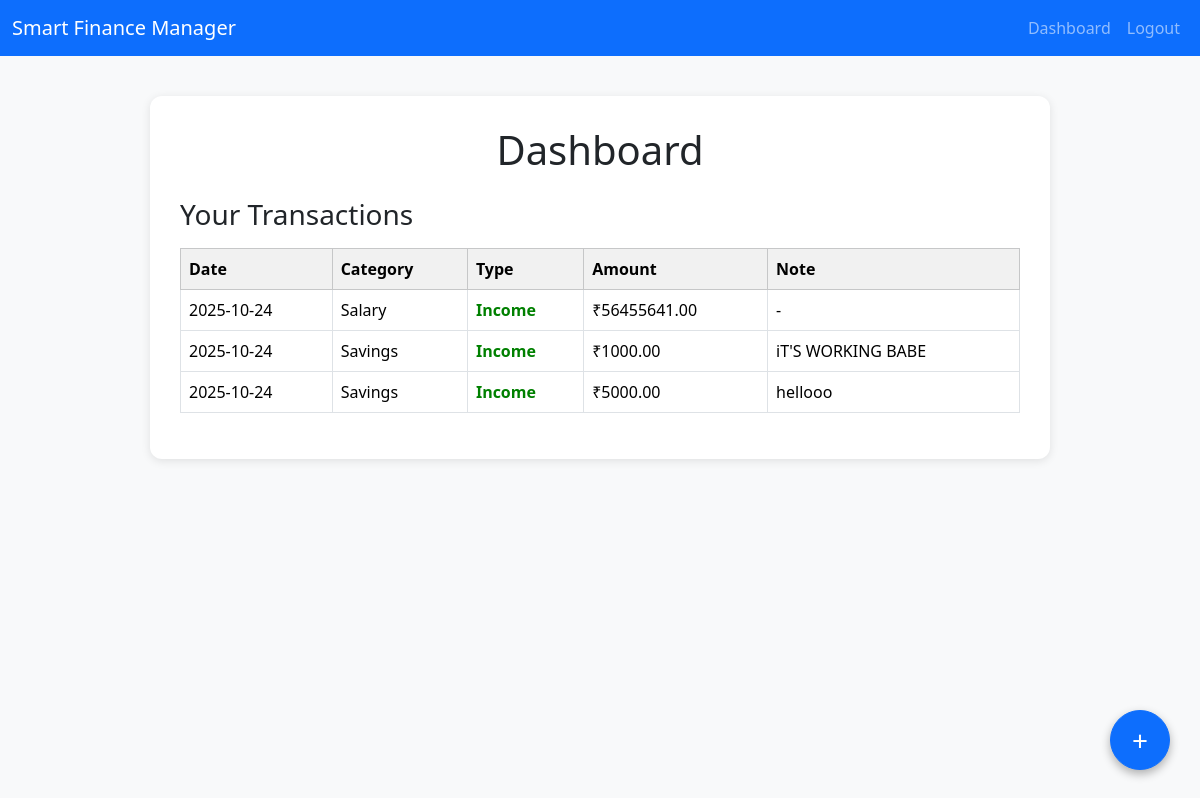
/dashboard (signed in), run on an earlier commit of the app's database.
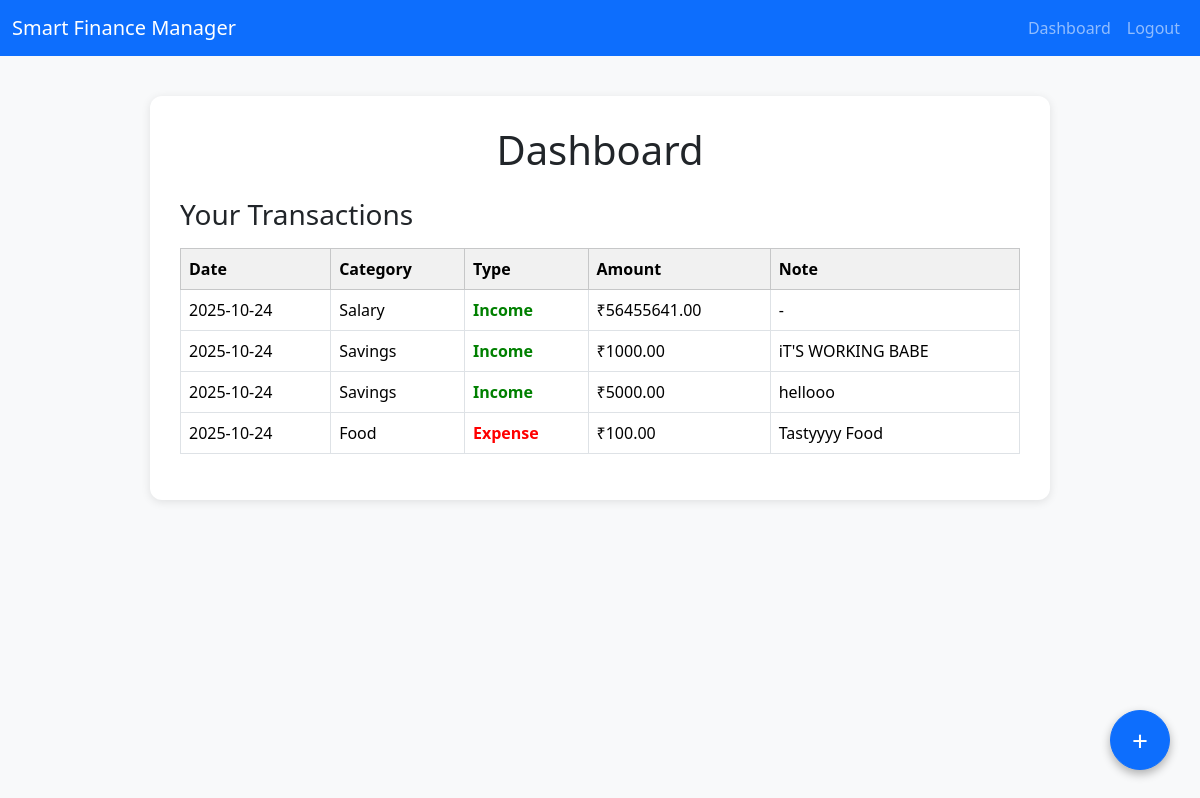
And on a later commit of the database.
### tables this page shows
CREATE TABLE transactions (
    id INTEGER PRIMARY KEY AUTOINCREMENT,
    user_id INTEGER NOT NULL,
    category_id INTEGER NOT NULL,
    amount REAL NOT NULL,
    date TEXT NOT NULL,
    note TEXT,
    FOREIGN KEY (user_id) REFERENCES users(id) ON DELETE CASCADE,
    FOREIGN KEY (category_id) REFERENCES categories(id) ON DELETE CASCADE
);

CREATE TABLE categories (
    id INTEGER PRIMARY KEY AUTOINCREMENT,
    name TEXT NOT NULL,
    type TEXT CHECK(type IN ('income', 'expense')) NOT NULL,
    user_id INTEGER,
    FOREIGN KEY (user_id) REFERENCES users(id) ON DELETE CASCADE
);

### app.py (the view)
@app.route('/dashboard')
def dashboard():
    if 'user_id' not in session:
        flash(' Please log in first.', 'error')
        return redirect(url_for('login'))
    else:
        conn = get_db_connection()
        cursor = conn.cursor()
        transactions = cursor.execute(
            """SELECT t.id, t.amount, t.date, t.note, c.name AS category_name, c.type AS category_type FROM transactions t JOIN categories c ON t.category_id = c.id WHERE t.user_id = ?
            ORDER BY date(t.date) DESC
            """, (session['user_id'],)).fetchall()
        return render_template('dashboard.html', user_name=session['user_name'], transactions = transactions)

### app.py (called while the page is built)
def get_db_connection():
    conn = sqlite3.connect('finance.db')
    conn.row_factory = sqlite3.Row
    return conn

### templates/dashboard.html (shortened to what this page needs)
{% extends "layout.html" %}
{% block head %}
  <link href="https://cdn.jsdelivr.net/npm/bootstrap@5.3.3/dist/css/bootstrap.min.css" rel="stylesheet">
{% endblock %}
{% block content %}
<div class="dashboard-container">
  <h1 class="mb-4 text-center">Dashboard</h1>
  <h3>Your Transactions</h3>
  {% if transactions %}
  <div class="table-responsive mt-3">
    <table class="table table-bordered table-hover align-middle">
      <thead class="table-light">
        <tr>
          <th>Date</th>
          <th>Category</th>
          <th>Type</th>
          <th>Amount</th>
          <th>Note</th>
        </tr>
      </thead>
      <tbody>
        {% for tx in transactions %}
        <tr>
          <td>{{ tx['date'] }}</td>
          <td>{{ tx['category_name'] }}</td>
          <td>
            {% if tx['category_type'] == 'income' %}
              <span class="income-text">Income</span>
            {% else %}
              <span class="expense-text">Expense</span>
            {% endif %}
          </td>
          <td>₹{{ "%.2f"|format(tx['amount']) }}</td>
          <td>{{ tx['note'] or '-' }}</td>
        </tr>
        {% endfor %}
      </tbody>
    </table>
  </div>
  {% else %}
    <div class="alert alert-info mt-4" role="alert">
      No transactions yet. Add one to get started!
    </div>
  {% endif %}
</div>
<button id="add_transaction" class="btn btn-primary add-transaction-btn">+</button>
{% endblock %}

### templates/layout.html (shortened to what this page needs)
<!DOCTYPE html>
<html lang="en">
<head>
    <link href="https://cdn.jsdelivr.net/npm/bootstrap@5.3.0/dist/css/bootstrap.min.css" rel="stylesheet">
    <link rel="stylesheet" href="{{ url_for('static', filename='style.css') }}">
    {% block head %}
    {% endblock %}
</head>
<body>
    <nav class="navbar navbar-expand-lg navbar-dark bg-primary">
        <div class="container-fluid">
            <a class="navbar-brand" href="{{ url_for('home') }}">Smart Finance Manager</a>
            <div class="collapse navbar-collapse" id="navbarNav">
                <ul class="navbar-nav ms-auto">
                    {% if session.get('user_id') %}
                        <li class="nav-item">
                            <a class="nav-link" href="{{ url_for('dashboard') }}">Dashboard</a>
                        </li>
                        <li class="nav-item">
                            <a class="nav-link" href="/logout">Logout</a>
                        </li>
                    {% endif %}
                </ul>
            </div>
        </div>
    </nav>
    <div class="container mt-4">
        {% block content %}{% endblock %}
    </div>
</body>
</html>

### templates/dashboard.html (style rules this page uses)
body { background-color: #f8f9fa; }
.dashboard-container { max-width: 900px; margin: 40px auto; background: white; border-radius: 12px; box-shadow: 0 2px 10px rgba(0,0,0,0.1); padding: 30px; }
.table th { background-color: #f1f1f1; }
.add-transaction-btn { position: fixed; bottom: 30px; right: 30px; border-radius: 50%; width: 60px; height: 60px; font-size: 28px; box-shadow: 0 4px 10px rgba(0,0,0,0.3); }
.income-text { color: green; font-weight: 600; }
.expense-text { color: red; font-weight: 600; }

What changed in the data, as far as the page shows it:
added transactions: date "2025-10-24", category_name "Food", shows "Expense", amount "100.00", note "Tastyyyy Food"
